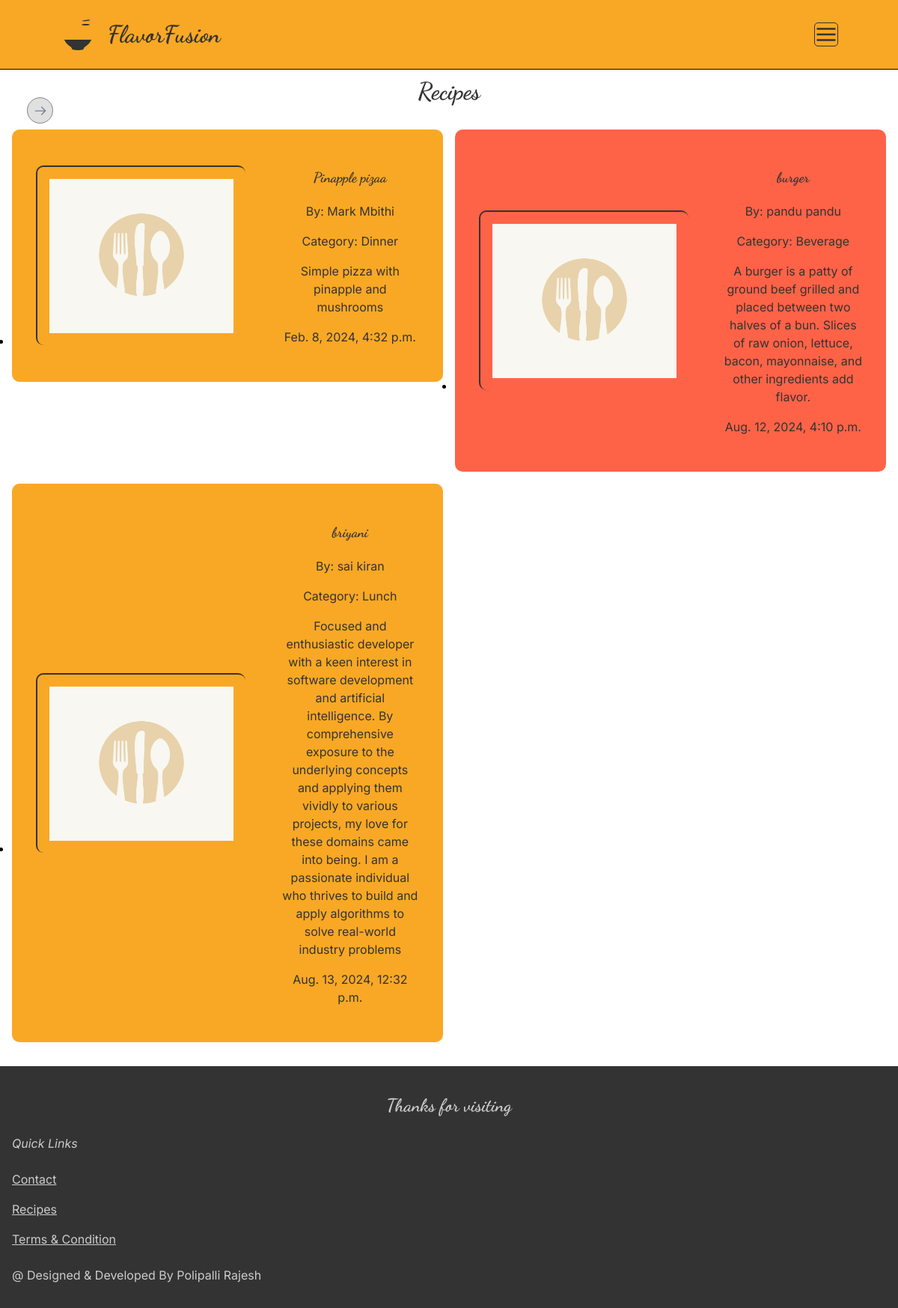
The app's page /recipe/explore/ with its own data.
### recipe/models.py (models this page shows, shortened)
class Recipe(models.Model):
    BREAKFAST = 'Breakfast'
    LUNCH = 'Lunch'
    DINNER = 'Dinner'
    DESSERT = 'Dessert'
    BEVERAGES = 'Beverage'
    CATEGORY_CHOICES = [
        (BREAKFAST, 'Breakfast'),
        (LUNCH, 'Lunch'),
        (DINNER, 'Dinner'),
        (DESSERT, 'Dessert'),
        (BEVERAGES, 'Beverage'),
    ]
    author = models.ForeignKey(get_user_model(), related_name='recipes', on_delete=models.CASCADE)
    title = models.CharField(max_length=255)
    category = models.CharField(max_length=10, choices=CATEGORY_CHOICES, default=BREAKFAST)
    cover_image = models.ImageField(upload_to='recipe_images/', null=True, blank=True)
    description = models.CharField(max_length=500)
    content = RichTextField()
    date_created = models.DateTimeField(auto_now_add=True)
    date_updated = models.DateTimeField(auto_now=True)
    class Meta:
        verbose_name = 'recipe'
        verbose_name_plural = 'recipes'

### users/models.py (models this page shows, shortened)
class CustomUser(AbstractBaseUser, PermissionsMixin):
    email = models.EmailField(_("Email"), unique=True)
    first_name = models.CharField(_("First name"), max_length=50)
    last_name = models.CharField(_("Last name"), max_length=50)
    phone = models.CharField(_("Phone"), max_length=15, blank=True, null=True)
    address = models.CharField(_("Address"), max_length=255, blank=True, null=True)
    city = models.CharField(_("City"), max_length=50, blank=True, null=True)
    country = models.CharField(_("Country"), max_length=50, blank=True, null=True)
    profile_picture = models.ImageField(_("Profile picture"), upload_to="profile_pictures/", blank=True, null=True)
    is_staff = models.BooleanField(_("Staff status"), default=False)
    is_active = models.BooleanField(_("Active"), default=True)
    date_joined = models.DateTimeField(_("Date joined"), auto_now_add=True)
    last_login = models.DateTimeField(_("Last login"), auto_now=True)
    USERNAME_FIELD = 'email'
    REQUIRED_FIELDS = ['first_name', 'last_name', 'password']
    objects = CustomUserManager()
    class Meta:
        verbose_name = 'User'
        verbose_name_plural = 'Users'

### recipe/views.py (the view)
# urls.py: path('explore/', explore, name="explore"),
def explore(request):
    category = request.GET.get('category')
    query = request.GET.get('query')
    recipes = Recipe.objects.all()
    if category:
        recipes = recipes.filter(category=category)
    if query:
        recipes = recipes.filter(title__icontains=query)
    return render(request, 'recipe/explore.html', { 'recipes': recipes })

### recipe/templates/recipe/explore.html (shortened to what this page needs)
{% extends "base.html" %}{% load static %}
{% block css %}
    <link rel="stylesheet" type="text/css" href="{% static 'recipe/css/explore.css' %}">
{% endblock css %}
{% block content %}
<section class="section">
    <div class="direction__button closed">
        <svg class="arrow__right show" width="800px" height="800px" viewBox="0 0 24 24" fill="none" xmlns="http://www.w3.org/2000/svg">
            <path d="M4 12H20M20 12L14 6M20 12L14 18" stroke="#1C274C" stroke-width="1.5" stroke-linecap="round" stroke-linejoin="round"/>
        </svg>
    </div>
    <div class="page-main">
        <h2 class="page__title">Recipes</h2>
        <div class="post__container">
            <ul class="recipe__list">
                {% for recipe in recipes %}
                    <li class="recipe__list--item">
                        <a href="" class="recipe__link">
                            {% if recipe.cover_image %}
                                <img src="{{ recipe.cover_image.url }}" alt="{{ recipe.title }}" class="recipe__image">
                            {% else %}
                                <img src="{% static 'core/img/default.png' %}" alt="{{ recipe.title }}" class="recipe__image">
                            {% endif %}
                            <div class="recipe_detail">
                                <h3 class="recipe__title"><span>{{ recipe.title }}</span></h3>
                                <p class="recipe__author">By: <span>{{ recipe.author.first_name }} {{ recipe.author.last_name }}</span></p>
                                <p class="recipe__category">Category: <span>{{ recipe.category }}</span></p>
                                <p class="recipe__description">{{ recipe.description }}</p>
                                <p class="recipe__date-created">{{ recipe.date_created }}</p>
                            </div>
                        </a>
                    </li>
                {% empty %}
                    <p class="no__recipe-text">No recipes yet!</p>
                {% endfor %}
            </ul>
        </div>
    </div>
</section>
{% endblock content %}

### core/templates/base.html (shortened to what this page needs)
<!DOCTYPE html>{% load static %}
<html lang="en">
<head>
    <link rel="stylesheet" type="text/css" href="{% static 'core/css/main.css' %}">
    {% block css %}
    {% endblock css %}
</head>
<body>
    <div class="main-container">
        {% include 'header.html' %}
        <main class="main">
            {% block content %}
            {% endblock content %}
        </main>
        {% include 'footer.html' %}
    </div>
</body>
</html>

### core/templates/header.html (shortened to what this page needs)
<header class="header">
    <div class="header__info">
        <a href="{% url 'core:home' %}" class="header__title">
            <h1 class="header__title-text">FlavorFusion</h1>
        </a>
    </div>
    <svg class="menu__icon" id="menu-icon" xmlns="http://www.w3.org/2000/svg" x="0px" y="0px" width="24" height="24"
        viewBox="0 0 24 24">
        <path
            d="M 2 5 L 2 7 L 22 7 L 22 5 L 2 5 z M 2 11 L 2 13 L 22 13 L 22 11 L 2 11 z M 2 17 L 2 19 L 22 19 L 22 17 L 2 17 z">
        </path>
    </svg>
</header>

### core/templates/footer.html (shortened to what this page needs)
<footer class="footer">
    <h2 class="footer__title">Thanks for visiting</h2>
    <nav class="footer__nav">
        <ul class="footer__list">
            <p class="footer__list-title">Quick Links</p>
            <li class="footer__list-item"><a href="{% url 'core:contact' %}">Contact</a></li>
            <li class="footer__list-item"><a href="{% url 'recipe:all_recipes' %}">Recipes</a></li>
            <li class="footer__list-item"><a href="{% url 'core:terms' %}">Terms & Condition</a></li>
        </ul>
    </nav>
    <p class="id" color="red" text-align="center">@ Designed & Developed By Polipalli Rajesh</p>
</footer>

### core/static/core/css/main.css (style rules this page uses)
.header__title-icon { width: 3rem; height: 3rem; }
.header__title { display: flex; align-items: center; justify-content: start; gap: 1rem; }
.header { position: fixed; top: 0; left: 0; width: 100%; height: 93px; display: flex; justify-content: space-between; align-items: center; padding: 0 5rem; z-index: 3; background-color: var(--color-secondary); border-bottom: 0.5px solid #000; }
.header a { text-decoration: none; color: var(--color-text-secondary); }
.menu__icon { border: 1px solid var(--color-text-secondary); border-radius: 5px; width: 2rem; height: 2rem; transition: display 0.5s ease; cursor: pointer; }
.navbar ul, .footer ul { list-style: none; margin: 0; padding: 0; }
.main-container { margin-top: 93px; padding-top: 5px; z-index: 1; }
.footer { background-color: var(--color-text-secondary); color: var(--color-border-accent); margin: 0; padding: 1rem; }
.footer__list-item a { color: inherit; display: inline-block; padding: 0.5rem 0; }
.footer__list-title { font-style: italic; }
.section { border-radius: 10px; }

### recipe/static/recipe/css/explore.css (style rules this page uses)
.section { display: flex; flex-direction: row; justify-content: start; align-items: start; }
.page__title { font-size: 2rem; font-weight: 700; color: var(--color-text-secondary); text-align: center; margin-top: 0; }
.show { display: block; }
.direction__button { width: 35px; height: 35px; border: 0.5px solid var(--color-text-secondary); border-radius: 50%; position: fixed; top: 130px; cursor: pointer; display: flex; justify-content: center; align-items: center; z-index: inherit; transition: left 0.3s ease-in; background-color: var(--color-border-accent); opacity: 0.6; }
.direction__button svg { width: 20px; height: 20px; transition: tranform 0.3s ease-in; }
h2 { text-align: center; width: 100%; }
.closed { left: 3%; }
.recipe__link { display: flex; flex-direction: row; justify-content: start; padding-left: 2rem; gap: 3rem; align-items: center; border-radius: 10px; padding: 2rem; margin-bottom: 1rem; text-decoration: none; color: var(--color-text-secondary); transition: transform 0.2s ease-in; background-color: var(--color-primary); border-width: 2px; }
.recipe__list { display: grid; grid-template-columns: 1fr 1fr; grid-column-gap: 1rem; padding: 0 1rem; }
.background-primary { background-color: var(--color-primary); }
.background-secondary { background-color: var(--color-secondary); }
.page-main { min-height: 70vh; width: 100vw; margin: 0; padding: 0; text-align: center; }
.page-main { min-height: 70vh; }
.recipe__image { width: 25vw; height: 20vw; padding: 1rem; border-top: 2px solid var(--color-text-secondary); border-left: 2px solid var(--color-text-secondary); border-radius: 10px; object-fit: cover; object-position: center; }

### core/static/core/css/base.css (style rules this page uses)
:root { --font-family: 'Inter', sans-serif; --font-family-secondary: 'Dancing Script', cursive; --font-size: 1rem; --font-size-mobile: 2rem; --font-weight: 400; --line-height: 1.5; --color-primary: #FF6347; --color-secondary: #F9A825; --color-background: #010101; --color-accent: #4CAF50; --color-nav: #f79381; --color-text-secondary: #333333; --color-border-accent: #CCCCCC; }
body { margin: 0; padding: 0; border: 0; }
html { font-family: var(--font-family); font-size: var(--font-size); font-weight: var(--font-weight); line-height: var(--line-height); box-sizing: border-box; }
h1, h2, h3 { font-family: var(--font-family-secondary) !important; }
*, *::before, *::after { box-sizing: inherit; }

### recipe/static/recipe/css/base.css (style rules this page uses)
:root { --font-family: 'Inter', sans-serif; --font-family-secondary: 'Dancing Script', cursive; --font-size: 1rem; --font-size-mobile: 2rem; --font-weight: 400; --line-height: 1.5; --color-primary: #FF6347; --color-secondary: #F9A825; --color-background: #F5F5F5; --color-accent: #4CAF50; --color-text: #333333; --color-border-accent: #CCCCCC; }
body { margin: 0; padding: 0; border: 0; }
html { font-family: var(--font-family); font-size: var(--font-size); font-weight: var(--font-weight); line-height: var(--line-height); box-sizing: border-box; }
h1, h2, h3 { font-family: var(--font-family-secondary) !important; }
*, *::before, *::after { box-sizing: inherit; }

### records on screen
Recipe: title "Pinapple pizaa", author.first_name "Mark", author.last_name "Mbithi", category "Dinner", description "Simple pizza with pinapple and mushrooms", date_created "Feb. 8, 2024, 4:32 p.m."
Recipe: title "burger", author.first_name "pandu", author.last_name "pandu", category "Beverage", description "A burger is a patty of ground beef grilled and placed between two halves of a bun. Slices of raw onion, lettuce, bacon, mayonnaise, and other ingredients add flavor.", date_created "Aug. 12, 2024, 4:10 p.m."
Recipe: title "briyani", author.first_name "sai", author.last_name "kiran", category "Lunch", description "Focused and enthusiastic developer with a keen interest in software development and artificial intelligence. By comprehensive exposure to the underlying concepts and applying them vividly to various projects, my love for these domains came into being. I am a passionate individual who thrives to build and apply algorithms to solve real-world industry problems", date_created "Aug. 13, 2024, 12:32 p.m."
